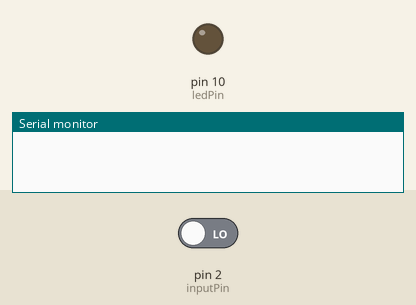
A sketch run on a simulated Arduino Uno, built with avr-gcc and run on an emulated ATmega328P. Parts: output pins drawn as LEDs (lit = HIGH), the last lines printed to the serial monitor. The test bench sets the inputs (shaded band); at power-on: pin 2 (inputPin) LOW.

Above: at 1.4 s.
1.5 s: pin 2 (inputPin) driven HIGH
At 1.91 s:
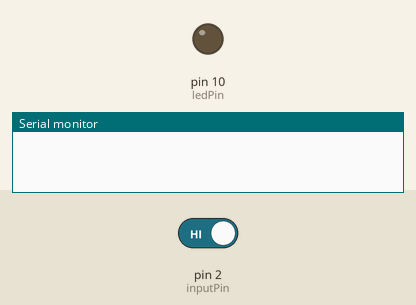
4.5 s: pin 2 (inputPin) driven LOW
At 5.3 s:
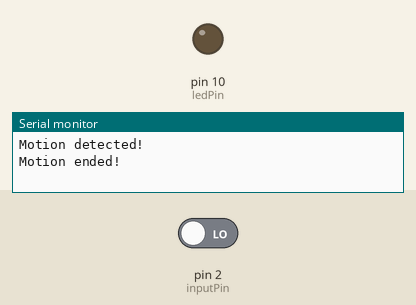
Timing chart, 0 to 7.5 s (numbered marks = the images above; inputs shaded):
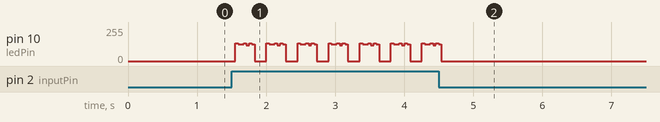

Measured:
- after the input at 1.5 s, pin 10 (ledPin): 0/255 → 135/255 after 0.05 s, then repeats every 0.45 s: 124/255 0.08 s, 133/255 0.04 s, 120/255 0.04 s, 133/255 0.04 s, 126/255 0.04 s, 0/255 0.17 s, 135/255 0.04 s
- after the input at 4.5 s, pin 10 (ledPin): goes on until 4.5 s, then stays 0/255

The sketch:

cam_bien_chuyen_dong_PIR.ino
```cpp
int ledPin = 10;        // chọn chân 10 báo hiệu LED
int inputPin = 2;       // chọn ngõ tín hiệu vào cho PIR
int pirState = LOW;     // Bắt đầu với không có báo động
int val = 0;
int pinSpeaker = 10;    //chọn chân cho chuông khi có đột nhập
 void setup()
{
  pinMode(ledPin, OUTPUT);
  pinMode(inputPin, INPUT);
  pinMode(pinSpeaker, OUTPUT);
  Serial.begin(9600);
}
 void loop()
{
  val = digitalRead(inputPin);    // đọc giá trị đầu vào.
  if (val == HIGH)                // nếu giá trị ở mức cao.(1)
  {
    digitalWrite(ledPin, HIGH); // LED On
    playTone(300, 160);         // thời gian chuông kêu
    delay(150);
     if (pirState == LOW)
    {
      Serial.println("Motion detected!");
      pirState = HIGH;
    }
  }
  else
  {
    digitalWrite(ledPin, LOW);
    playTone(0, 0);
    delay(300);
    if (pirState == HIGH)
    {
      Serial.println("Motion ended!");
      pirState = LOW;
    }
  }
}
 void playTone(long duration, int freq)
{
  duration *= 1000;
  int period = (1.0 / freq) * 1000000;
  long elapsed_time = 0;
  while (elapsed_time < duration)
  {
    digitalWrite(pinSpeaker,HIGH);
    delayMicroseconds(period / 2);
    digitalWrite(pinSpeaker, LOW);
    delayMicroseconds(period / 2);
    elapsed_time += (period);
  }
}
```
